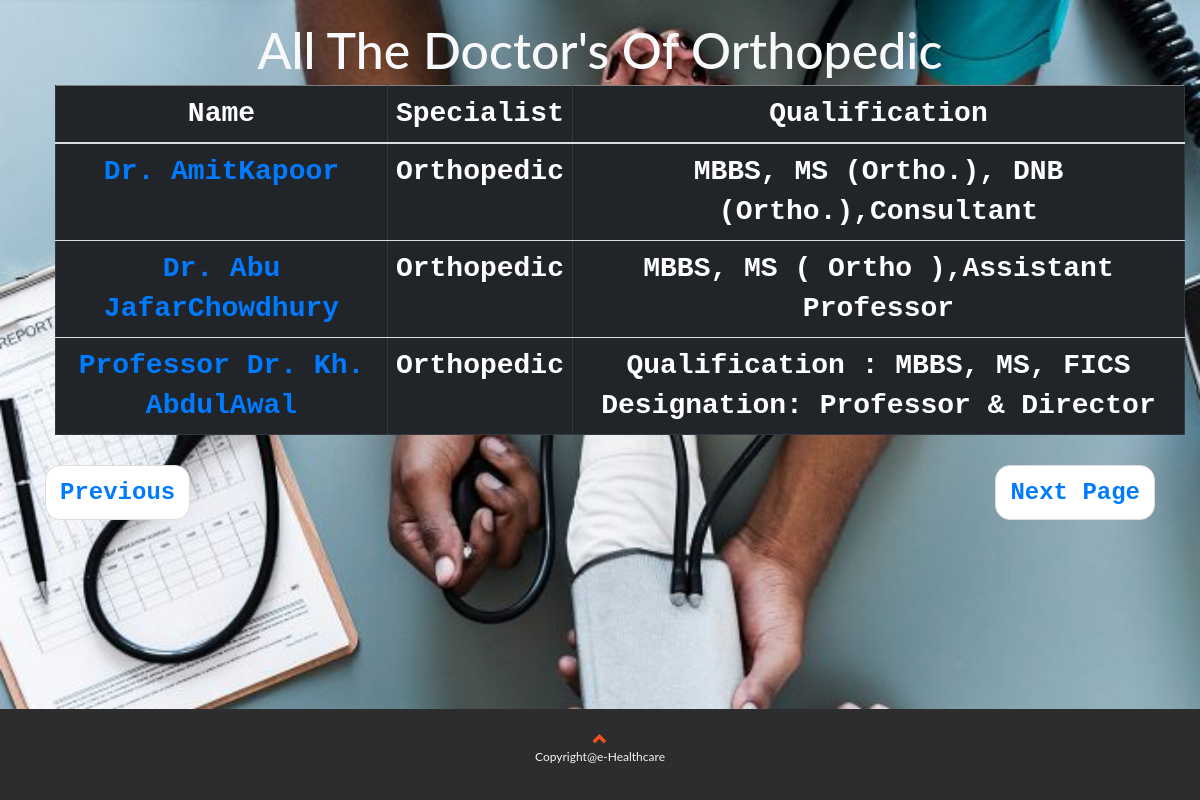
/bone.php, run on the app's committed database.
### tables this page shows
CREATE TABLE `schedule` (
  `s_id` int(11) NOT NULL,
  `Day_Time1` varchar(500) NOT NULL,
  `Day_Time2` varchar(500) NOT NULL,
  `Day_Time3` varchar(500) NOT NULL,
  `Day_Time4` varchar(500) NOT NULL,
  `Day_Time5` varchar(5000) NOT NULL,
  `Day_Time6` varchar(5000) NOT NULL,
  `Day_Time7` varchar(5000) NOT NULL,
  `d_id` int(11) NOT NULL
);

CREATE TABLE `doctor` (
  `id` int(11) NOT NULL,
  `f_name` varchar(500) NOT NULL,
  `l_name` varchar(500) NOT NULL,
  `email` varchar(500) NOT NULL,
  `contact` varchar(500) NOT NULL,
  `specialist` varchar(500) NOT NULL,
  `qualification` varchar(500) NOT NULL,
  `DOB` date NOT NULL,
  `gender` varchar(500) NOT NULL,
  `bmdc_reg_num` int(11) NOT NULL,
  `address` text NOT NULL,
  `pswd` varchar(500) NOT NULL,
  `date` date NOT NULL,
  `permission` varchar(500) NOT NULL
);

### bone.php (the view, shortened to what this page needs)
<!DOCTYPE html PUBLIC "-//W3C//DTD XHTML 1.0 Transitional//EN" "http://www.w3.org/TR/xhtml1/DTD/xhtml1-transitional.dtd">
<html xmlns="http://www.w3.org/1999/xhtml">
<head>
  <link rel="stylesheet" href="https://maxcdn.bootstrapcdn.com/bootstrap/3.3.7/css/bootstrap.min.css">
  <link rel="stylesheet" href="https://maxcdn.bootstrapcdn.com/bootstrap/4.1.0/css/bootstrap.min.css">
 <link rel="stylesheet" href="https://cdnjs.cloudflare.com/ajax/libs/font-awesome/4.7.0/css/font-awesome.min.css">
</head>
<body class="container-fluid">
<h1 class="text-monocase text-capitalize text-center text-light">All The Doctor's Of  Orthopedic</h1>
<ul class="text-center font-weight-bold text-monospace text-dark">
<table border="1" cellPadding="13" align="center"
class="table table-hover table-dark">
  <thead>
    <tr>
      <th scope="col" >Name</th>
      <th scope="col" >Specialist</th>
      <th scope="col">Qualification</th>
    </tr>
  </thead>
<?php
include("connection.php");
include("translate.php");
       $query = "SELECT *
                     FROM doctor inner join schedule on schedule.d_id=doctor.id  where permission='approved' AND specialist like'o%' OR permission='Added' AND specialist like'o%' ";
				   $run = mysqli_query($db, $query);
				   while($row = mysqli_fetch_array($run))
				   {
						  echo  "<h3><tr><th><a href='Admin/detail.php?s_id={$row['s_id']}'>{$row['f_name']}{$row['l_name']}</a></th></h3>";
						   echo "<h3><th>". $row['specialist'] ." </th></h3>" ;
						   echo "<h3><th>". $row['qualification'] ." </th></tr></h3>";
				   }
			   ?></table></ul>
<div class="container ">
<ul class="pager font-weight-bold text-monospace">
<li class="previous" ><a href="index.php">Previous</a></li>
  <li class="next "><a href="cardiac_electrophysiologist.php">Next Page</a></li>
</ul></div>
</body>
</html>

### connection.php (shortened to what this page needs)
<!DOCTYPE html PUBLIC "-//W3C//DTD XHTML 1.0 Transitional//EN" "http://www.w3.org/TR/xhtml1/DTD/xhtml1-transitional.dtd">
<html xmlns="http://www.w3.org/1999/xhtml">
<head>
</head>
<body>
</body>
</html>

### translate.php (shortened to what this page needs)
<!DOCTYPE html>
<html lang="en-US">
<body>
</body>
</html>

### bone.php (style rules this page uses)
h1 { font-size:50px; text-align:center; padding-top:20px; color:#000066; }
li { font-size:24px; }
ul { font-size:28px; }
ul h3 { font-size:30px; }
footer { position: fixed; left: 0; bottom: 0; width: 100%; background-color:#333333; color: white; text-align: center; }
footer a { color: #f5f5f5; }
footer .glyphicon { font-size: 15px; margin-bottom: 0px; color: #f4511e; }
body { font: 400 15px/1.8 Lato, sans-serif; color: #777; }
body { margin:0; padding:0; width:100%; height:100vh; background-image:url(pic/Doctor_Time.jpg); background-size:cover; }
div ul { padding-bottom:70px; }

### data on the page
schedule: d.f_name "Dr. Amit", d.l_name "Kapoor", d.specialist "Orthopedic", d.qualification "MBBS, MS (Ortho.), DNB (Ortho.),Consultant"
schedule: d.f_name "Dr. Abu Jafar", d.l_name "Chowdhury", d.specialist "Orthopedic", d.qualification "MBBS, MS ( Ortho ),Assistant Professor"
schedule: d.f_name "Professor Dr. Kh. Abdul", d.l_name "Awal", d.specialist "Orthopedic", d.qualification "Qualification : MBBS, MS, FICS Designation: Professor & Director"
